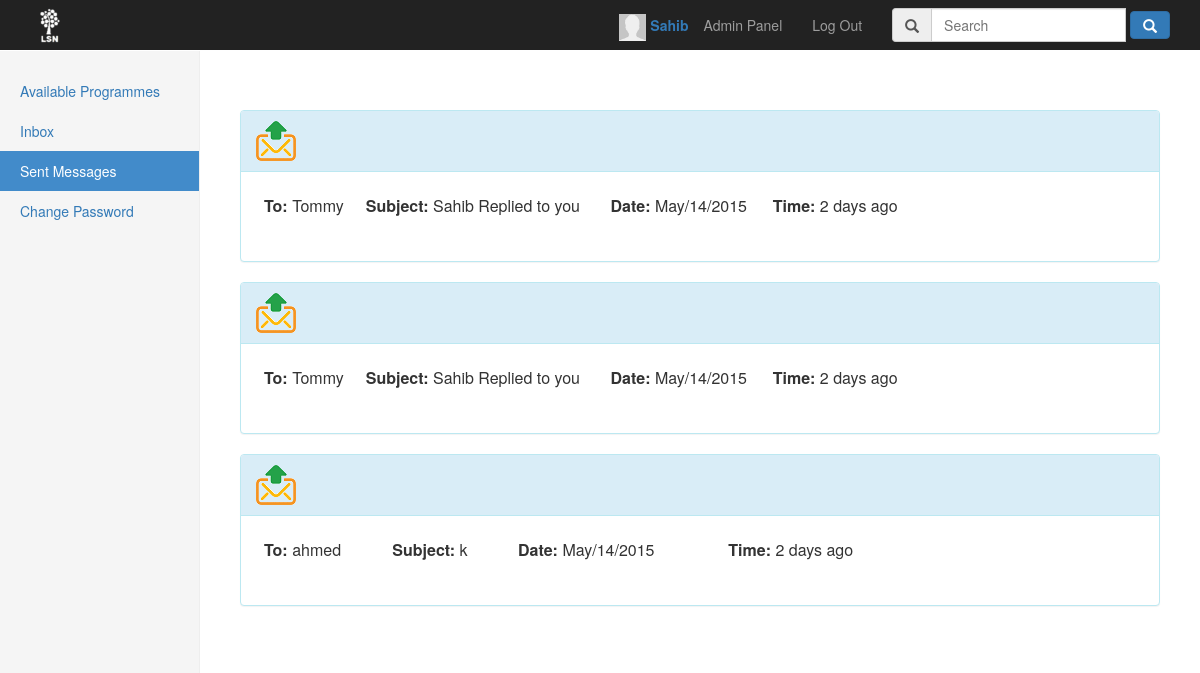
/Feed/index.php?send&id=40 (signed in), run on the app's committed database.
### tables this page shows
CREATE TABLE IF NOT EXISTS `sentmsg` (
  `MsgId` int(11) NOT NULL AUTO_INCREMENT,
  `FromName` varchar(32) NOT NULL,
  `Subject` varchar(255) NOT NULL,
  `Date` varchar(32) NOT NULL,
  `Time` int(11) NOT NULL,
  `Messages` text NOT NULL,
  `Open` int(11) NOT NULL,
  `UserId` int(11) NOT NULL,
  `NEWMSGID` int(11) DEFAULT NULL,
  PRIMARY KEY (`MsgId`),
  KEY `MsgId` (`MsgId`)
);

CREATE TABLE IF NOT EXISTS `user` (
  `UserId` int(11) NOT NULL AUTO_INCREMENT,
  `Username` varchar(20) NOT NULL,
  `email` varchar(40) NOT NULL,
  `Hash` varchar(255) NOT NULL,
  `Role` int(11) NOT NULL DEFAULT '3',
  `passreset` int(11) NOT NULL,
  `imgName` varchar(255) DEFAULT NULL,
  `date` timestamp NULL DEFAULT CURRENT_TIMESTAMP,
  PRIMARY KEY (`UserId`),
  UNIQUE KEY `Name` (`Username`),
  UNIQUE KEY `email` (`email`),
  KEY `Id` (`UserId`),
  KEY `Id_2` (`UserId`),
  KEY `Id_3` (`UserId`),
  KEY `UserId` (`UserId`)
);

### Feed/Model/LoginModel.php (called while the page is built, shortened)
<?php
require_once('Model/Dao/UserRepository.php');
class LoginModel{
    public function getId()
    {
        return $_SESSION['id'];
    }
}

### Feed/Model/Dao/MessagesRepository.php (called while the page is built, shortened)
<?php
require_once('Model/Dao/Repository.php');
require_once('Model/MessagesSent.php');
 class MessagesRepository extends Repository
 {
	private static $MsgId  = "MsgId";
	private static $FromName = "FromName";
	private static $UserId = "UserId";
	private static $Subject = "Subject";
	private static $Date = "Date";
	private static $Time = "Time";
	private static $Messages = "Messages";
	private static $Open = "Open";
	private $db;
	private $table;
	public function __construct() {
		$this->table = "messages";
		$this->db = $this->connection();
	}
 	public function GetMessagesForUser($userId) {
		try
		{
			$array = array();
			$sql = "SELECT * FROM $this->table  WHERE ".self::$UserId."= ? ORDER BY " . self::$MsgId . " DESC LIMIT 0,5";
			$query = $this->db->prepare($sql);
			$params = array($userId);
			$query->execute($params);
			$results = $query->fetchAll();
 			if ($results) {
 			  foreach($results as $result) {
					$array[] = new MessageModel($result[self::$MsgId],$result[self::$FromName],$result[self::$Subject],$result[self::$Date],$result[self::$Time],$result[self::$Messages],$result[self::$Open],$result[self::$UserId]);
			  }
			  return $array;
 			}
			return NULL;
		}
		catch (PDOException $e)
		{
			echo "PDOException : " . $e->getMessage();
		}
	}
	public function getMsgByUserName($username) {
		try
		{
			$array = array();
			$sql = "SELECT * FROM sentmsg WHERE ".self::$FromName."= ? ORDER BY " . self::$MsgId . " DESC LIMIT 0,9";
			$query = $this->db->prepare($sql);
			$params = array($username);
			$query->execute($params);
			$results = $query->fetchAll();
 			if ($results) {
 			  foreach($results as $result) {
					$array[] = new MessagesSent($result[self::$MsgId],$result[self::$Date],$result[self::$Time],$result[self::$Messages],$result[self::$UserId],$result[self::$Subject]);
			  }
			  return $array;
 			}
			return NULL;
		}
		catch (PDOException $e)
		{
			echo "PDOException : " . $e->getMessage();
		}
	}
 	public function getIfOpenOrNot($userId) {
 		try
		{
			$sql = "SELECT * FROM $this->table WHERE ".self::$UserId."= ?";
			$query = $this->db->prepare($sql);
			$params = array($userId);
			$query->execute($params);
			$results = $query->fetchAll();
 			if ($results) {
 				$counter = 0;
					return $counter;
 			}
 			return NULL;
		}
		catch (PDOException $e)
		{
			echo "PDOException : " . $e->getMessage();
		}
 	}
 }

### Feed/Model/Dao/Repository.php (called while the page is built, shortened)
<?php
abstract class Repository
{
	protected $dbConnection;
    protected function connection()
    {
	    try
	    {
	    	if ($this->dbConnection == null)
	    	{
	            $this->dbConnection = new PDO(Settings::$DB_CONNECTION, Settings::$DB_USERNAME, Settings::$DB_PASSWORD);
		        $this->dbConnection->setAttribute(PDO::ATTR_ERRMODE, PDO::ERRMODE_EXCEPTION);
		        return $this->dbConnection;
	    	}
		}
		catch (Exception $e)
		{
			error_log($e->getMessage() . "\n", 3, Settings::$ERROR_LOG);
	    	if (Settings::$DO_DEBUG)
	    	{
	        	throw $e;
	        }
		}
  	}
}

### Feed/Controller/MasterController.php (called while the page is built, shortened)
<?php
require_once("Model/LoginModel.php");
require_once("Model/Dao/UserRepository.php");
require_once("View/BaseView.php");
require_once('View/ProfileView.php');
require_once("View/InboxView.php");
require_once('Model/Messages.php');
require_once('Model/Dao/MessagesRepository.php');
class MasterController extends Navigation
{
	private $loginController;
    private $model;
    private $forgetPasswordView;
    private $userRepository;
    private $emailExp;
    private $inboxView;
    private $programView;
	function __construct()
	{
      	$this->userRepository = new UserRepository();
      	$this->messageRepository = new MessagesRepository();
      	$this->messages = new Messages();
      	$this->model = new LoginModel();
		$this->forgetPasswordView = new ForgetPasswordView();
		$this->htmlView = new HTMLView();
		$this->resetPassword = new ResetPasswordView();
		$this->changePasswordView = new ChangePasswordView();
		$this->inboxView = new InboxView($this->model,$this->messages,$this->htmlView,$this->userRepository,$this->messageRepository);
      	$this->programView = new ProgramView($this->model,$this->messageRepository);
      	$this->loginController = new LoginController();
      	$this->emailExp = "/^[a-z0-9\å\ä\ö._-]+@[a-z0-9\å\ä\ö.-]+\.[a-z]{2,6}$/i";
	}
		public function doControll()
		{
			try
			{
				if ($this->forgetPasswordView->pressSubmitToSend() && !$this->resetPassword->issetCode())
				{
					if (!preg_match($this->emailExp, $this->getEmail()))
					{
						$msgId = 22;
    				    $this->loginMessage = new LoginMessage($msgId);
		                $message = $this->loginMessage->getMessage();
		                $this->forgetPasswordView->setMessage($message);
		                return  $this->forgetPasswordView->showForgetPasswordPage();
					}
					else
					{
						$userEmail = $this->userRepository->getEmailForResetPassword($this->getEmail());
					  if($userEmail != ""){
						if($this->getEmail() == $userEmail->getEmail()) {
							$date = date('Y-m-d H:i:s');
							$this->code = rand(10000,1000000);
							$to = $userEmail->getEmail();
							$subject = "LSN/ Forgot password";
							$message = "Hej!
							(Det här meddelandet går inte att svara på).
							OBS// Länken är endast aktiv i 20 minuter.
							För att ändra lösenordet klicka på länken nedan:
							http://www.sahibsahib.com/LSN/Feed/?gjaQwrA=$this->code&kjAmsdNg";
							$headers = 'From: LSN@sahibsahib.com' . "\r\n" .
									   'X-Mailer: PHP/' . phpversion();
							$this->userRepository->resetPassword($this->code,$this->getEmail());
							$this->userRepository->resetPasswordTime($date,$this->getEmail());
							if (mail($to, $subject, $message,$headers))
							{
								$msgId = 42;
								$this->loginMessage = new LoginMessage($msgId);
				                $message = $this->loginMessage->getMessage();
				                $this->forgetPasswordView->setMessage($message);
				                return  $this->forgetPasswordView->showForgetPasswordPage();
							 }
							}
					}
					else
						  {
								$msgId = 42;
								$this->loginMessage = new LoginMessage($msgId);
				                $message = $this->loginMessage->getMessage();
				                $this->forgetPasswordView->setMessage($message);
				                return  $this->forgetPasswordView->showForgetPasswordPage();
						}
					 }
	            }
	             else if ($this->loginController->isAuthenticated() && $this->inboxView->didUserPressToInbox())
	             {
	            			if ($this->inboxView->getId() == $this->model->getId()) {
	            				 return $this->inboxView->rednerInbox();
	            			}
	            }
	            else if ($this->loginController->isAuthenticated() && $this->inboxView->didUserPressToSend())
	            {
	            			if ($this->inboxView->getId() == $this->model->getId()) {
	            				 return $this->inboxView->rednerSendMsg();
	            			}
	            }
			}
			catch (Exception $e)
			{
				error_log($e->getMessage() . "\n", 3, Settings::$ERROR_LOG);
            	if (Settings::$DO_DEBUG)
            	{
                	throw $e;
                }
			}
	}
}

### Feed/index.php (called while the page is built, shortened)
<?php
require_once('Controller/MasterController.php');
require_once("View/BaseView.php");
try
{
	$masterController = new MasterController();
	$html = $masterController->doControll();
}
catch (Exception $e)
{
	error_log($e->getMessage() . "\n", 3, Settings::$ERROR_LOG);
	if (Settings::$DO_DEBUG)
	{
		throw $e;
	}
}
?>

### Feed/Model/Messages.php (called while the page is built, shortened)
<?php
	require_once('Model/Dao/MessagesRepository.php');
 	class Messages {
 		private $messagesRepository;
 		public function __construct() {
 			$this->messagesRepository = new MessagesRepository();
 		}
 		public function getMsgForUser($userId) {
			return $this->messagesRepository->GetMessagesForUser($userId);
		}
 	}

### Feed/Model/Dao/UserRepository.php (called while the page is built, shortened)
<?php
require_once("Model/Dao/Repository.php");
class UserRepository extends Repository
{
	private static $userId = 'userid';
	private $db;
	public function __construct()
	{
		$this->dbTable = 'user';
		$this->db = $this->connection();
	}
	public function getUsernameFromId($id)
	{
		try{
		$sql = "SELECT * FROM $this->dbTable WHERE " . self::$userId . "= ?";
		$params = array($id);
		$query = $this->db->prepare($sql);
		$query->execute($params);
		$result = $query->fetch();
		return $result['Username'];
	}
	catch (PDOException $e)
		{
			echo "PDOException : " . $e->getMessage();
		}
	}
}

### Feed/Model/MessagesSent.php (called while the page is built, shortened)
<?php
	class MessagesSent {
		private  $Date;
		private  $Time;
		private  $userid;
		private  $MsgId;
		private  $sub;
		public function __construct($MsgId,$Date,$Time,$Messages,$userid,$sub) {
			$this->Date = $Date;
			$this->Time = $Time;
			$this->userid = $userid;
			$this->MsgId = $MsgId;
			$this->sub = $sub;
		}
		public function getUserId() {
			return $this->userid;
		}
		public function getMsgId() {
			return $this->MsgId;
		}
		public function getDate() {
			return $this->Date;
		}
		public function getTime() {
			return $this->Time;
		}
		public function getSubject() {
			return $this->sub;
		}
	}

### Feed/helper/time.php (called while the page is built, shortened)
<?php
function time_passed($timestamp){
    $timestamp      = (int) $timestamp;
    $current_time   = time();
    $diff           = $current_time - $timestamp;
    $intervals      = array (
        'year' => 31556926, 'month' => 2629744, 'week' => 604800, 'day' => 86400, 'hour' => 3600, 'minute'=> 60
    );
    if ($diff >= $intervals['day'] && $diff < $intervals['week'])
    {
        $diff = floor($diff/$intervals['day']);
        return $diff == 1 ? $diff . ' day ago' : $diff . ' days ago';
    }
}
?>

### Feed/View/InboxView.php (the view, shortened to what this page needs)
<?php
	require_once('View/BaseView.php');
	require_once('helper/time.php');
	class InboxView extends BaseView
	{
		  private $messages;
		  protected $loginModel;
		  private $messagesRepository;
		public function __construct(LoginModel $model,Messages $messages,HTMLView $mainView,UserRepository $userRepository,MessagesRepository $messagesRepository)
		{
		    $this->messages = $messages;
		    $this->loginModel = $model;
		    $this->messagesRepository = $messagesRepository;
		    $this->userRepository = $userRepository;
		}
		public function SendHTML() {
			$UserName = $this->userRepository->getUsernameFromId($this->loginModel->getId());
			$sendMsgs  =  $this->messagesRepository->getMsgByUserName($UserName);
			$inboxes = $this->messages->getMsgForUser($this->loginModel->getId());
			$html = $this->cssView("Sent Messages");
			$open = $this->messagesRepository->getIfOpenOrNot($this->loginModel->getId());
		                  if ($open != null) {
		                       if ($open == 1) {
                         $html .= '<li><a name="Inbox" href="?' . $this->inboxLocation ."&".$this->id."=".$this->loginModel->getId().'">Inbox <span class="badge">1</span></a></li>';
                       }
                       else {
                           $html .= '<li><a name="Inbox" href="?' . $this->inboxLocation ."&".$this->id."=".$this->loginModel->getId().'">Inbox  <span class="badge">' . $open . '</span></a></li>';
                       }
		                  }
		                  else {
		                      $html .= '<li><a name="Inbox" href="?' . $this->inboxLocation ."&".$this->id."=".$this->loginModel->getId().'">Inbox</a></li>';
		                  }
		              $html .= '<li class="active"><a name="Inbox" href="?' . $this->sendLocation ."&".$this->id."=".$this->loginModel->getId().'">Sent Messages</a></li><span class="sr-only">(current)</span></a></li>'.
		              '<li><a href="?' . $this->changePasswordLocation . '">Change Password</span></a></li>
		              </ul>
		            </div>';
		            $html .= '<div class="col-sm-9 col-sm-offset-3 col-md-10 col-md-offset-2 main">
		            ' . $this->message . '';
            $html .= '</br>'.
				'<script type="text/javascript" src="js/jquery.js"></script>'.
				'<script type="text/javascript">var user_id = ' . $this->loginModel->getId() . ';</script>' .
					'<script type="text/javascript" src="js/inboxJS.js"></script>'.
					'</br>';
				$html .=
					'<div id="msg">';
					if ($sendMsgs != null) {
						foreach ($sendMsgs as $sendMsg) {
						$ToUserName = $this->userRepository->getUsernameFromId($sendMsg->getUserId());
						$sentMsgImg = '<img src="img/send.png" alt="Sent message" title="Sent Message" />';
						    $html .=
								'<div id="msg'.$sendMsg->getMsgId().'" class="msg">'.
								'<div class="panel panel-info">
           						 <div class="panel-heading">
           					   <h3 class="panel-title"><a href="?'.$this->sentMsgLocation.'&'.$this->id.'='.$sendMsg->getMsgId().'">'.$sentMsgImg.'</a></h3>
          					  </div>
          					  <div class="panel-body">
          					    <div class="row">
			                <div class=" col-md-9 col-lg-9 ">
			                  <table class="table table-user-information">
			                    <tbody>
			                      <tr><td><strong>To: </strong>'.$ToUserName.'</td>'.
								'<td><strong>Subject: </strong>'.$sendMsg->getSubject().'</td>'.
								'<td><strong>Date: </strong>'.$sendMsg->getDate().'</td>'.
								'<td><strong>Time: </strong>'.time_passed($sendMsg->getTime()).'</td>'.
								'</tr>
			                    </tbody>
			                  </table>
			                </div>
			                </div>
			              </div>
			            </div>'.
					'</div>';
						}
					}
					else
					{
						$html .= '<div id="msg">'.
								 '<h3>You do not have any sent messages right now!</h3>'.
								 '</div">';
					}
			     $html .= '</div>
			     <p id="loader"><img src="images/ajax-loader.gif"></p>
		<script src="js/jquery.min.js"></script>
          <script src="js/bootstrap.min.js"></script>
          <script src="js/ie10-viewport-bug-workaround.js"></script>
			      </body>
			    </html>';
			return $html;
		}
		public function rednerSendMsg() {
			return $this->SendHTML();
		}
	}

### Feed/css/customCss.css (style rules this page uses)
.table-user-information > tbody > tr { border-top: 1px solid rgb(221, 221, 221); }
.table-user-information > tbody > tr:first-child { border-top: 0; }
.table-user-information > tbody > tr > td { border-top: 0; }
body { padding-top: 30px; padding-bottom: 20px; }
.nav-sidebar > li > a { padding-right: 20px; padding-left: 20px; }
.nav-sidebar > .active > a, .nav-sidebar > .active > a:hover, .nav-sidebar > .active > a:focus { color: #fff; background-color: #428bca; }
.main { padding: 20px; }
@media (min-width: 768px) { .main { padding-right: 40px; padding-left: 40px; } }

### data on the page
sentmsg: UserId.Username "Tommy", Subject "Sahib Replied to you", Date "May/14/2015", Time "2 days ago"
sentmsg: UserId.Username "Tommy", Subject "Sahib Replied to you", Date "May/14/2015", Time "2 days ago"
sentmsg: UserId.Username "ahmed", Subject "k", Date "May/14/2015", Time "2 days ago"

### other printed values
$username "Sahib"
